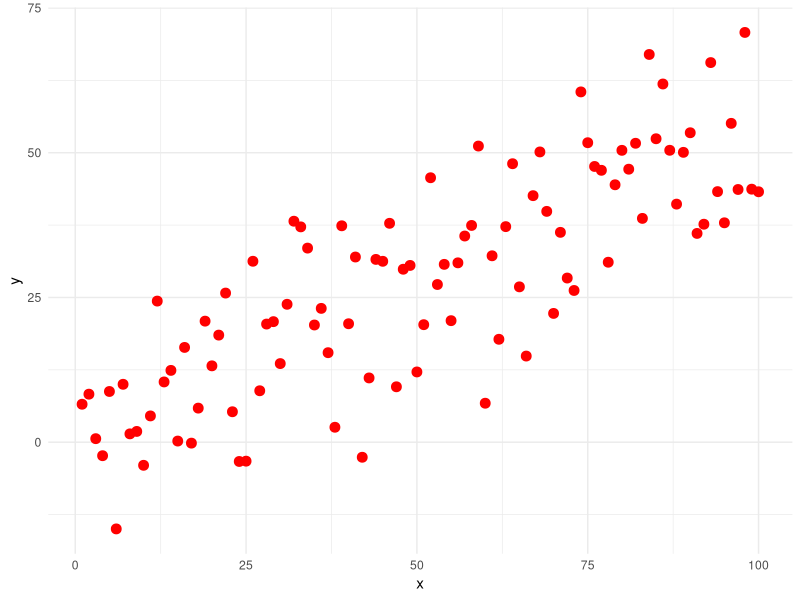
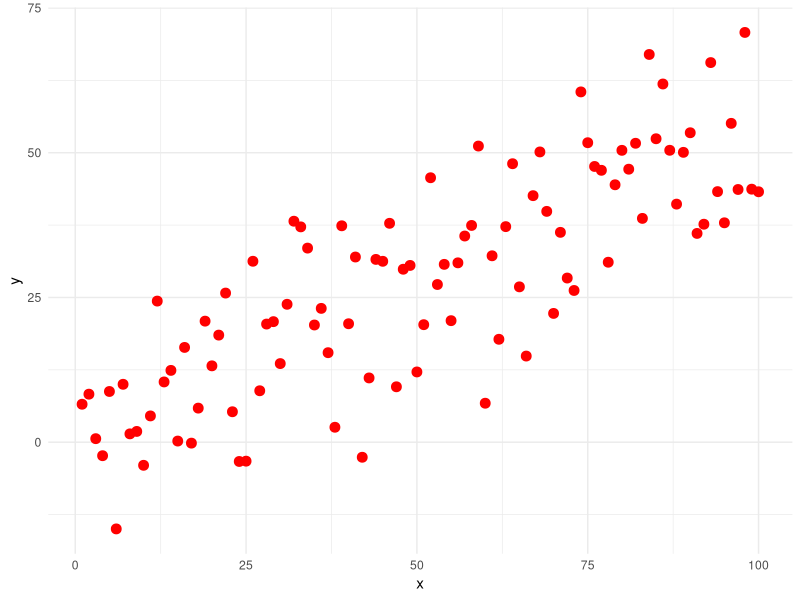

Generate these figures, in order, with R: (Note: this script raises an error after producing the figures.)
# library(rstan) # commented out to avoid renv installing dependency
library(ggplot2)

### generate data ###
set.seed(12345)

N <- 100
x <- 1:N
sigma <- 10.0
a <- 0.5
b <- 0.2
y <- rnorm(N, a * x + b, sigma)
# hist(y)

df <- data.frame(x, y)
(p <- ggplot(df, aes(x, y)) +
  geom_point(col = "red", shape = 19, size = 3) +
  theme_minimal())
ggsave(p, filename = "../assets/data1.png", width = 6.5, h = 5)

# assume we know sigma
data <- list(N = N, x = x, y = y, sigma = sigma)


# prior predictive
fit <- stan(
  file = "model1_prior.stan", # Stan program
  data = data, # named list of data
  chains = 4, # number of Markov chains
  warmup = 1000, # number of warmup iterations per chain
  iter = 2000, # total number of iterations per chain
  cores = 1, # number of cores (could use one per chain)
  algorithm = "Fixed_param"
  # refresh = 0             # no progress shown
)

y_sim <- extract(fit, pars = "y_sim")$y_sim
n_sims <- dim(y_sim)[1]
str(y_sim)

lower <- apply(y_sim, 2, function(x) quantile(x, 0.025))
df_lower <- data.frame(x, y = lower)
df_lower["type"] <- "lower"
upper <- apply(y_sim, 2, function(x) quantile(x, 1 - 0.025))
df_upper <- data.frame(x, y = upper)
df_upper["type"] <- "upper"


df <- data.frame(x, y, y_sim = y_sim[n_sims, ], lower, upper)
head(df)
(p <- ggplot(df) +
  geom_point(aes(x, y), shape = 19, size = 3, col = "red") +
  geom_point(aes(x, y_sim), shape = 19, size = 3, col = "dodgerblue") +
  geom_ribbon(aes(x, ymin = lower, ymax = upper), fill = "dodgerblue", alpha = 0.2) +
  theme_minimal()
)
ggsave(p, filename = "../assets/data2.png", width = 6.5, h = 5)

# prior predictive
fit <- stan(
  file = "model1_prior_v2.stan", # Stan program
  data = data, # named list of data
  chains = 4, # number of Markov chains
  warmup = 1000, # number of warmup iterations per chain
  iter = 2000, # total number of iterations per chain
  cores = 1, # number of cores (could use one per chain)
  algorithm = "Fixed_param"
  # refresh = 0             # no progress shown
)

y_sim <- extract(fit, pars = "y_sim")$y_sim
n_sims <- dim(y_sim)[1]
str(y_sim)

lower <- apply(y_sim, 2, function(x) quantile(x, 0.025))
df_lower <- data.frame(x, y = lower)
df_lower["type"] <- "lower"
upper <- apply(y_sim, 2, function(x) quantile(x, 1 - 0.025))
df_upper <- data.frame(x, y = upper)
df_upper["type"] <- "upper"

df <- data.frame(x, y, y_sim = y_sim[n_sims, ], lower, upper)
head(df)
(p <- ggplot(df) +
  geom_point(aes(x, y), shape = 19, size = 3, col = "red") +
  geom_point(aes(x, y_sim), shape = 19, size = 3, col = "dodgerblue") +
  geom_ribbon(aes(x, ymin = lower, ymax = upper), fill = "dodgerblue", alpha = 0.2) +
  theme_minimal()
)
ggsave(p, filename = "../assets/data3.png", width = 6.5, h = 5)


# fit the model
fit <- stan(
  file = "model1.stan", # Stan program
  data = data, # named list of data
  chains = 4, # number of Markov chains
  warmup = 1000, # number of warmup iterations per chain
  iter = 2000, # total number of iterations per chain
  cores = 1, # number of cores (could use one per chain)
  # refresh = 0             # no progress shown
)

print(fit, pars = c("a", "b"), probs = c(.1, .5, .9))

plot(fit)

traceplot(fit, pars = c("a", "b"), inc_warmup = TRUE, nrow = 2)

# posterior predictive
fit <- stan(
  file = "model1_posterior.stan", # Stan program
  data = data, # named list of data
  chains = 4, # number of Markov chains
  warmup = 1000, # number of warmup iterations per chain
  iter = 2000, # total number of iterations per chain
  cores = 1, # number of cores (could use one per chain)
  # refresh = 0             # no progress shown
)

y_sim <- extract(fit, pars = "y_sim")$y_sim
n_sims <- dim(y_sim)[1]
str(y_sim)

lower <- apply(y_sim, 2, function(x) quantile(x, 0.025))
df_lower <- data.frame(x, y = lower)
df_lower["type"] <- "lower"
upper <- apply(y_sim, 2, function(x) quantile(x, 1 - 0.025))
df_upper <- data.frame(x, y = upper)
df_upper["type"] <- "upper"

df <- data.frame(x, y, y_sim = y_sim[n_sims, ], lower, upper)
head(df)
(p <- ggplot(df) +
  geom_point(aes(x, y), shape = 19, size = 3, col = "red") +
  geom_point(aes(x, y_sim), shape = 19, size = 3, col = "dodgerblue") +
  geom_ribbon(aes(x, ymin = lower, ymax = upper), fill = "dodgerblue", alpha = 0.2) +
  theme_minimal()
)
ggsave(p, filename = "../assets/posterior1.png", width = 6.5, h = 5)
